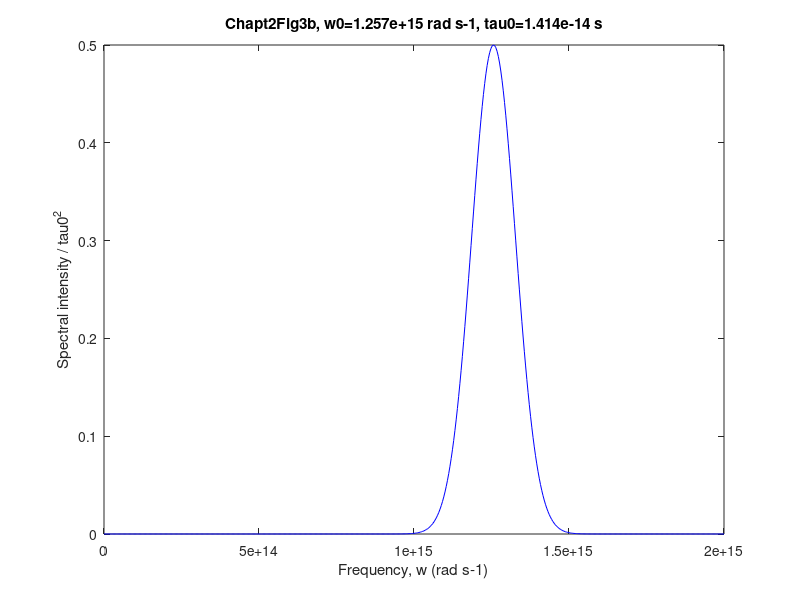

Write MATLAB code to recreate this figure.
%Chapt2Fig3b.m%200 THz electric field modulated by Gaussian envelope;clear;clf;tau0=14.14e-15;							%time constant (s)tau02=tau0^2;w0=2*pi*200.e12;							%200 THz optical frequency (rad s-1)npoints=500;								%number of points plottedwmax=2.e15;									%maximum frequency (rad s-1)wstep=wmax/npoints						%time step (s)w=[0:wstep:wmax];							%time [start:increment:stop]   y=(1/2)*exp((-(w-w0).^2)*tau02/2);  %divide spectral intensity by tau02figure(1);plot(w,y,'b');								%electric field intensity as function of frequencyaxis([0,wmax,0,0.5]);temp2=sprintf('Chapt2Fig3b, w0=%5.3e rad s-1, tau0=%5.3e s',w0,tau0);title(temp2);xlabel(['Frequency, w (rad s-1)']);ylabel(['Spectral intensity / tau0^2']);